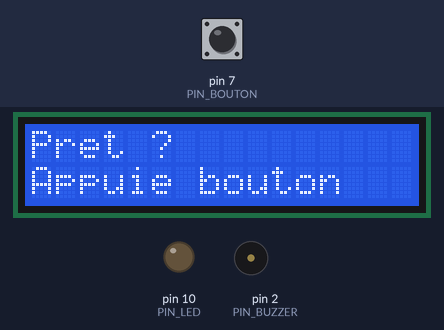
Recording of a sketch running on a simulated Arduino Uno, built with avr-gcc and run on an emulated ATmega328P. On the bench: 16×2 character LCD, output pins drawn as LEDs (lit = HIGH), buzzer (waves = sounding). Inputs (shaded band) come from the test bench; at power-on: pin 7 (PIN_BOUTON) HIGH. Random numbers use the default seed unless the sketch sets one.

Above: at 1.2 s.
1.3 s: pin 7 (PIN_BOUTON) pulled LOW for 0.15 s
At 2.7 s:
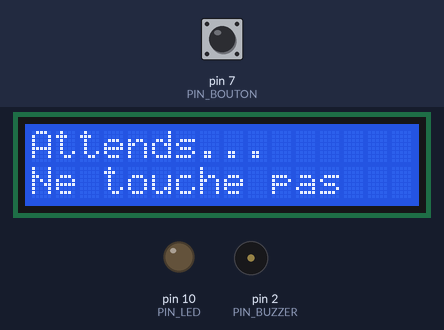
At 8.8 s:
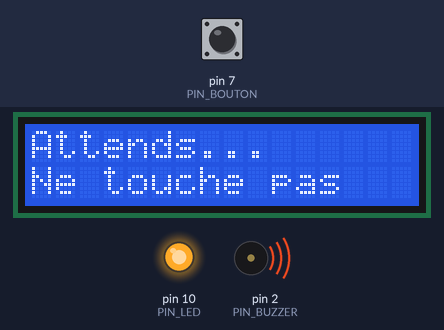
Timing chart, 0 to 9.0 s (numbered marks = the images above; inputs shaded):
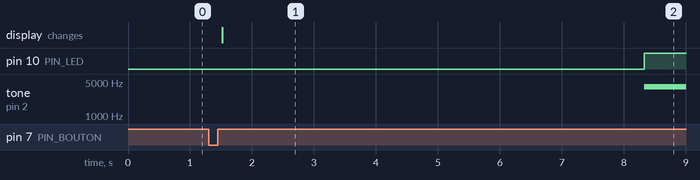

Measured:
- after the input at 1.3 s, pin 10 (PIN_LED): LOW → HIGH after 7.0 s; tone on pin 2 (PIN_BUZZER): silent → 4000 Hz after 7.0 s; the display: changes after 0.22 s (image 1)

The sketch:

bouton_reflexe.ino
```cpp
#include <Wire.h>
#include <LiquidCrystal_I2C.h>

LiquidCrystal_I2C lcd(0x27, 16, 2);

const int PIN_BOUTON = 7;
const int PIN_LED    = 10;
const int PIN_BUZZER = 2;
const unsigned long DEBOUNCE_MS = 50;

unsigned long tempsDepart      = 0;
unsigned long tempsReactionMs  = 0;
float         tempsReactionSec = 0.0;

void setup() {
  pinMode(PIN_BOUTON, INPUT_PULLUP);
  pinMode(PIN_LED, OUTPUT);
  pinMode(PIN_BUZZER, OUTPUT);
  digitalWrite(PIN_LED, LOW);
  digitalWrite(PIN_BUZZER, LOW);
  lcd.init();
  lcd.backlight();
  randomSeed(analogRead(A0));
}

bool isButtonStable(int expected) {
  if (digitalRead(PIN_BOUTON) != expected) return false;
  unsigned long start = millis();
  while (millis() - start < DEBOUNCE_MS) {
    if (digitalRead(PIN_BOUTON) != expected) return false;
  }
  return true;
}

void waitForPress()   { while (!isButtonStable(LOW))  {} }
void waitForRelease() { while (!isButtonStable(HIGH)) {} }

void loop() {
  afficherMessageDepart();
  waitForPress();
  delay(20);
  waitForRelease();
  afficherAttente();
  attendreAleatoire();
  waitForRelease();
  digitalWrite(PIN_LED, HIGH);
  tone(PIN_BUZZER, 4000);
  tempsDepart = millis();
  waitForPress();
  tempsReactionMs  = millis() - tempsDepart;
  tempsReactionSec = tempsReactionMs / 1000.0;
  digitalWrite(PIN_LED, LOW);
  noTone(PIN_BUZZER);
  waitForRelease();
  afficherResultat();
  attendreNouvellePartie();
}

void afficherMessageDepart() {
  lcd.clear();
  lcd.setCursor(0, 0); lcd.print("Pret ?");
  lcd.setCursor(0, 1); lcd.print("Appuie bouton");
}

void afficherAttente() {
  lcd.clear();
  lcd.setCursor(0, 0); lcd.print("Attends...");
  lcd.setCursor(0, 1); lcd.print("Ne touche pas");
}

void attendreAleatoire() {
  int attente = random(1000, 7001);
  unsigned long debut = millis();
  while (millis() - debut < (unsigned long)attente) {}
}

void afficherResultat() {
  lcd.clear();
  lcd.setCursor(0, 0); lcd.print("Temps reaction");
  lcd.setCursor(0, 1);
  lcd.print(tempsReactionSec, 2);
  lcd.print(" s");
  delay(4000);
}

void attendreNouvellePartie() {
  lcd.clear();
  lcd.setCursor(0, 0); lcd.print("Rejouer ?");
  lcd.setCursor(0, 1); lcd.print("Appuie bouton");
  waitForPress();
  waitForRelease();
}
```
